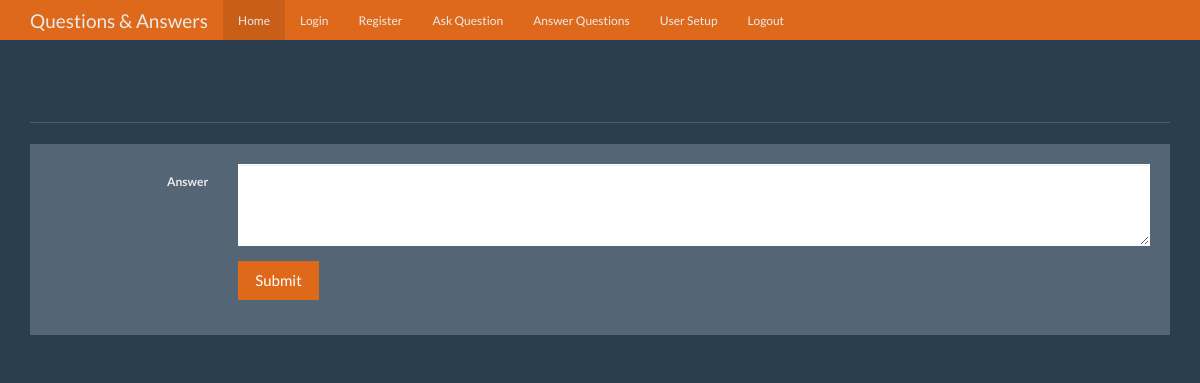
/answer/2, run on an earlier commit of the app's database.
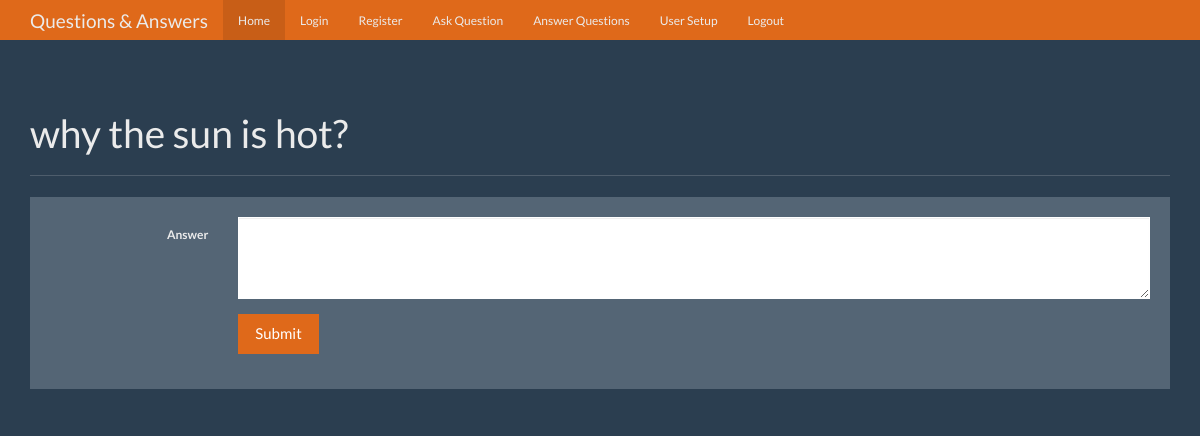
And on a later commit of the database.
### tables this page shows
CREATE TABLE questions (
    id integer primary key autoincrement,
    question_text text not null,
    answer_text text,
    asked_by_id integer not null,
    expert_id integer not null
);

### app.py (the view)
@app.route('/answer/<question_id>', methods=["POST", "GET"])
def answer(question_id):
    user = get_current_user()
    db = get_db()
    if request.method == 'POST':
        db.execute('update questions set answer_text = ? where id = ?', [request.form['answer'], question_id])
        db.commit()
        return redirect(url_for('unanswered'))
    question_cur = db.execute('select id,question_text from questions where id = ?', question_id)
    question = question_cur.fetchone()
    return render_template('answer.html', user=user, question=question)

### app.py (called while the page is built)
def get_current_user():
    user_result = None
    if 'user' in session:
        user = session['user']
        db = get_db()
        user_cur = db.execute('select id, name, password, expert, admin from users where name = ?', [user])
        user_result = user_cur.fetchone()
    return user_result

### database.py (called while the page is built)
def connect_db():
    db_path = os.path.join(os.path.dirname(os.path.abspath(__file__)), "questions.db")
    sql = sqlite3.connect(db_path)
    sql.row_factory = sqlite3.Row
    return sql

def get_db():
    if not hasattr(g, 'sqlite_db'):
        g.sqlite_db = connect_db()
    return g.sqlite_db

### templates/answer.html (shortened to what this page needs)
<!DOCTYPE html>
<html lang="en">
<head>
    <link href="{{ url_for('static', filename='bootstrap.min.css') }}" rel="stylesheet">
    <link href="{{ url_for('static', filename='theme.css') }}" rel="stylesheet">
</head>
<body>
<nav class="navbar navbar-inverse navbar-fixed-top">
    <div class="container">
        <div class="navbar-header">
            <a class="navbar-brand" href="#">Questions & Answers</a>
        </div>
        <div id="navbar" class="navbar-collapse collapse">
            <ul class="nav navbar-nav">
                <li class="active"><a href="#">Home</a></li>
                <li><a href="#">Login</a></li>
                <li><a href="#">Register</a></li>
                <li><a href="#">Ask Question</a></li>
                <li><a href="#">Answer Questions</a></li>
                <li><a href="#">User Setup</a></li>
                <li><a href="#">Logout</a></li>
            </ul>
        </div>
    </div>
</nav>
<div class="container theme-showcase" role="main">
    <div class="page-header">
        <h1>{{ question['question_text'] }}</h1>
    </div>
    <div class="row">
        <div class="col-lg-12">
            <div class="well bs-component">
                <form class="form-horizontal" method="POST" action="{{ url_for('answer',question_id = question['id']) }}">
                    <fieldset>
                        <div class="form-group">
                            <label for="textArea" class="col-lg-2 control-label">Answer</label>
                            <div class="col-lg-10">
                                <textarea class="form-control" rows="3" name='answer' id="textArea"></textarea>
                            </div>
                        </div>
                        <div class="form-group">
                            <div class="col-lg-10 col-lg-offset-2">
                                <button type="submit" class="btn btn-primary">Submit</button>
                            </div>
                        </div>
                    </fieldset>
                </form>
            </div>
        </div>
    </div>
</div>
</body>
</html>

What changed in the data, as far as the page shows it:
added questions: question_text "why the sun is hot?"
